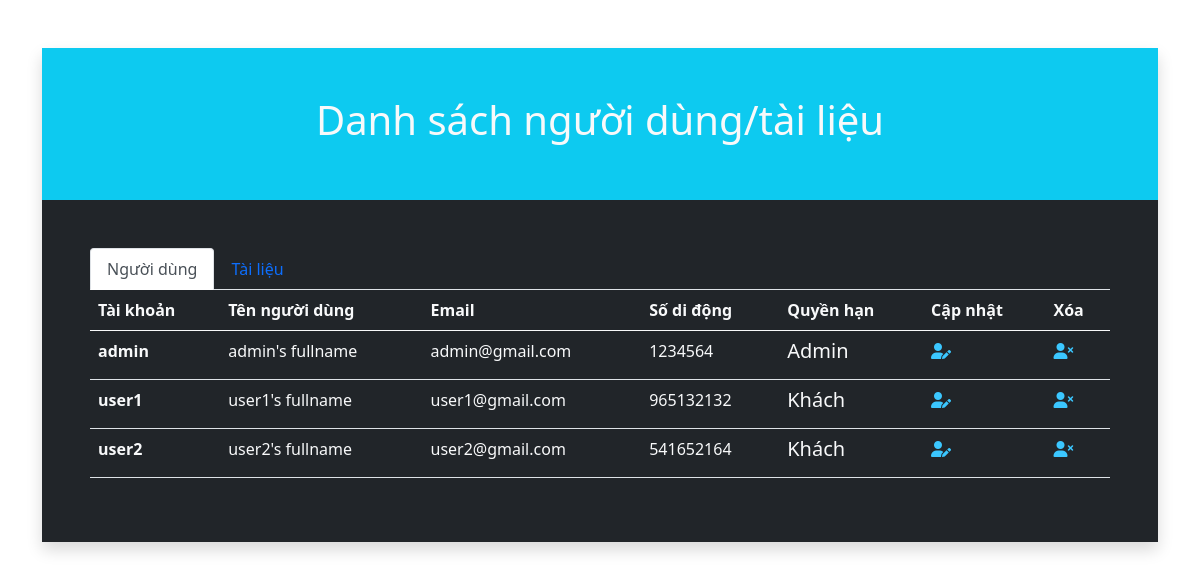
Before: /src/admin/MnUserDoc.php with the older database file.
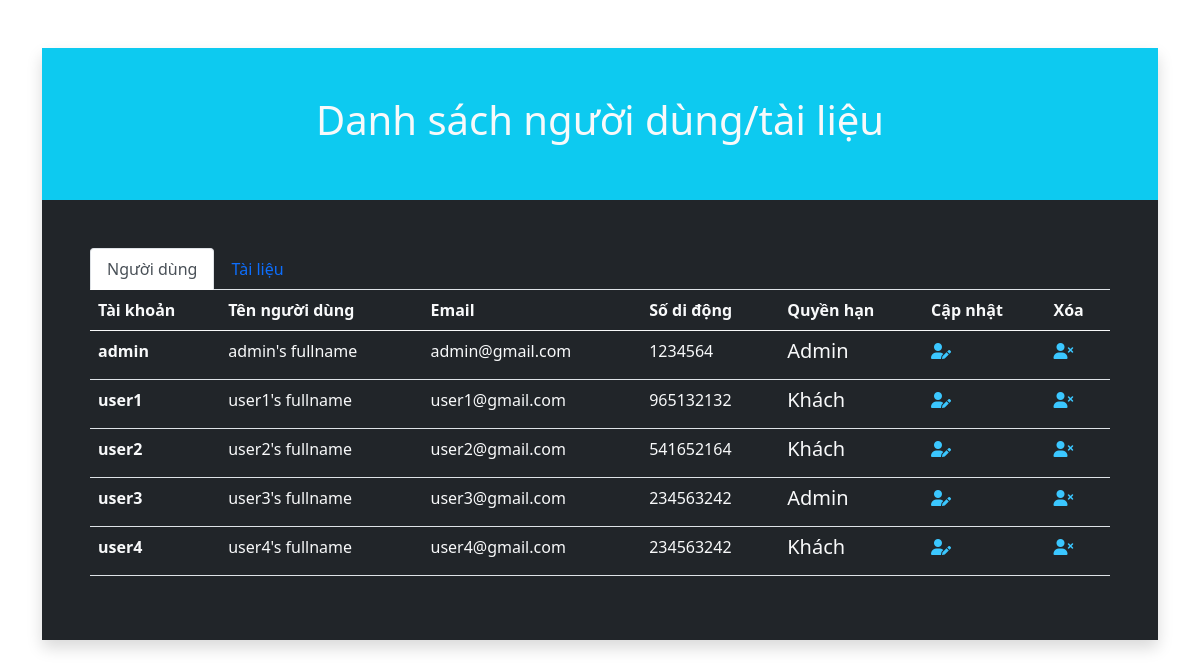
After: the same page with the newer database file.
### tables this page shows
CREATE TABLE `users` (
  `user_id` int(11) NOT NULL,
  `fullname` varchar(255) NOT NULL,
  `username` varchar(255) NOT NULL,
  `password` varchar(255) NOT NULL,
  `email` varchar(255) NOT NULL CHECK (`email` regexp '^[A-Z0-9._%+-]+@[A-Z0-9.-]+\\.[A-Z]{2,6}$'),
  `SDT` varchar(13) NOT NULL,
  `status` tinyint(1) DEFAULT NULL,
  `code` varchar(255) DEFAULT NULL,
  `authorize` tinyint(1) DEFAULT NULL
);

### src/admin/MnUserDoc.php (the view, shortened to what this page needs)
<!DOCTYPE html>
<html lang="en">
<head>
    <link href="https://cdn.jsdelivr.net/npm/bootstrap@5.0.2/dist/css/bootstrap.min.css" rel="stylesheet"
>
    <link rel="stylesheet" href="https://cdnjs.cloudflare.com/ajax/libs/font-awesome/6.0.0-beta2/css/all.min.css"
 />
    <link rel="stylesheet" href="https://cdn.jsdelivr.net/npm/bootstrap-icons@1.6.0/font/bootstrap-icons.css">
</head>
<body style="background: url('https://anhdepfree.com/wp-content/uploads/2018/10/Wallpaper-4K-dep-11.jpg') no-repeat center center fixed;
  -webkit-background-size: cover;
  -moz-background-size: cover;
  background-size: cover;
  -o-background-size: cover;">
<main>
<div class="container">
    <div class="card border-0 shadow my-5">
        <div class="card-body p-5 col bg-info text-light text-center">
        <h1>Danh sách người dùng/tài liệu</h1>
        </div>
        <div class="card-body p-5 bg-dark">
            <nav>
                <div class="nav nav-tabs" id="nav-tab" role="tablist">
                    <button class="nav-link active" id="nav-users-tab" data-bs-toggle="tab" data-bs-target="#nav-users" type="button" role="tab" aria-controls="nav-users" aria-selected="true">Người dùng</button>
                    <button class="nav-link" id="nav-docs-tab" data-bs-toggle="tab" data-bs-target="#nav-docs" type="button" role="tab" aria-controls="nav-docs" aria-selected="false">Tài liệu</button>
                </div>
            </nav>
    <div class="tab-content" id="nav-tabContent">
    <div class="tab-pane fade show active" id="nav-users" role="tabpanel" aria-labelledby="nav-users-tab">
    <table class="table text-light">
                        <thead>
                            <tr>
                                <th scope="col">Tài khoản</th>
                                <th scope="col">Tên người dùng</th>
                                <th scope="col">Email</th>
                                <th scope="col">Số di động</th>
                                <th scope="col">Quyền hạn</th>
                                <th scope="col">Cập nhật</th>
                                <th scope="col">Xóa</th>
                            </tr>
                        </thead>
                        <tbody>
                            <?php
                            $conn = mysqli_connect(HOST,USER, PASS,DB);
                            $sql = "SELECT user_id, fullname, username, password, email, SDT, authorize FROM users
                            where status = 1 ORDER BY user_id";
                            $result = mysqli_query($conn,$sql);
                            if(mysqli_num_rows($result)>0){
                                while($row=mysqli_fetch_assoc($result)){
                                    echo '<tr>';
                                    echo '<th scope="row">'.$row['username'].'</th>';
                                    echo '<td>'.$row['fullname'].'</td>';
                                    echo '<td>'.$row['email'].'</td>';
                                    echo '<td>'.$row['SDT'].'</td>';
                                    if ($row['authorize'] == 1){
                                        echo '<td>'.'<h5>Admin</h5>'.'</td>';
                                    }
                                    else echo '<td>'.'<h5>Khách</h5>'.'</td>';
                                    echo '<td> <a href="UpdUser.php?usern='.$row['username'].'" ><i class="fas fa-user-edit" style="color:#3bc7ff;"></i></a></td>';
                                    echo '<td> <a href="DelUser.php?id='.$row['user_id'].'"><i class="fas fa-user-times" style="color:#3bc7ff;"></i></a></td>';
                                    echo '</tr>';
                                }
                            }
                            ?>
                        </tbody>
                </table>
    </div>
    </div>
        </div>
    </div>
</div>
</main>
</body>
</html>

Changed rows visible on the page:
added users: username "user3", fullname "user3's fullname", email "user3@gmail.com", SDT "234563242", authorize "Admin"
added users: username "user4", fullname "user4's fullname", email "user4@gmail.com", SDT "234563242", authorize "Khách"
